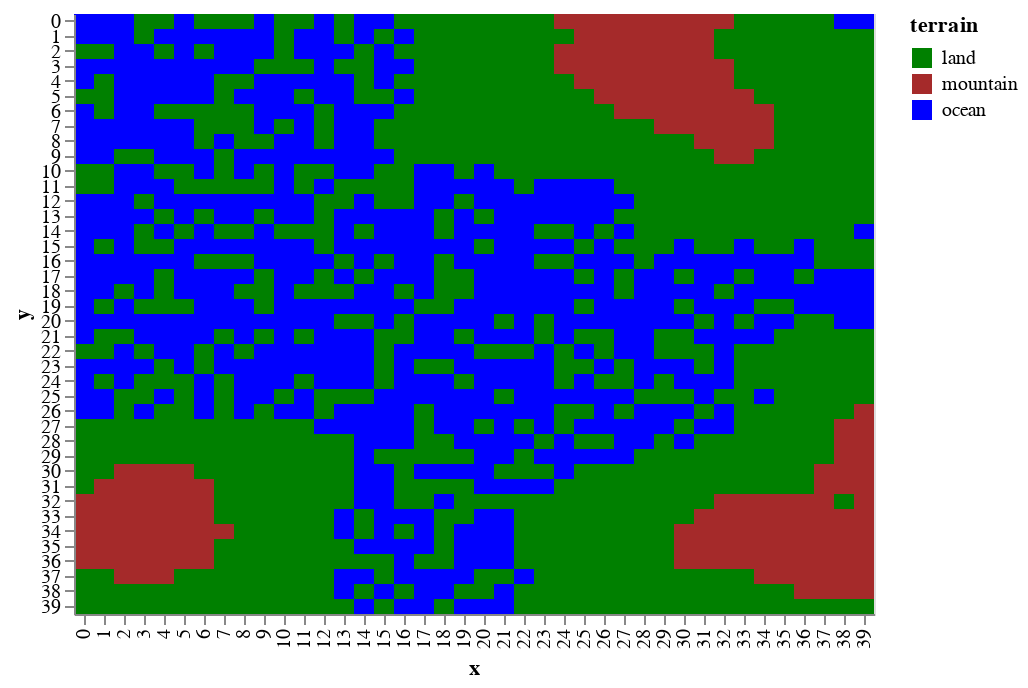

Here is the notebook cell this chart was saved with:
### Markdown cell above
#### Blank world from the `landscape` age

### Code cell
draw.drawTerrainTypes(world.grid_elevation,world.landscape)

### Figure 1 — Vega-Lite specification as saved in the notebook (floating-point values rounded to 4 significant figures; data arrays with more than 128 entries replaced by an {"elided": "..."} marker saying what was removed)
{"$schema": "https://vega.github.io/schema/vega-lite/v2.6.0.json", "config": {"view": {"height": 300, "width": 400}}, "data": {"name": "data-307a917be1951c4eeff003043c78de8b"}, "datasets": {"data-307a917be1951c4eeff003043c78de8b": {"elided": "1600 records"}}, "encoding": {"color": {"field": "terrain", "scale": {"domain": ["land", "mountain", "ocean"], "range": ["green", "brown", "blue"]}, "type": "nominal"}, "x": {"field": "x", "type": "ordinal"}, "y": {"field": "y", "type": "ordinal"}}, "mark": "rect"}
